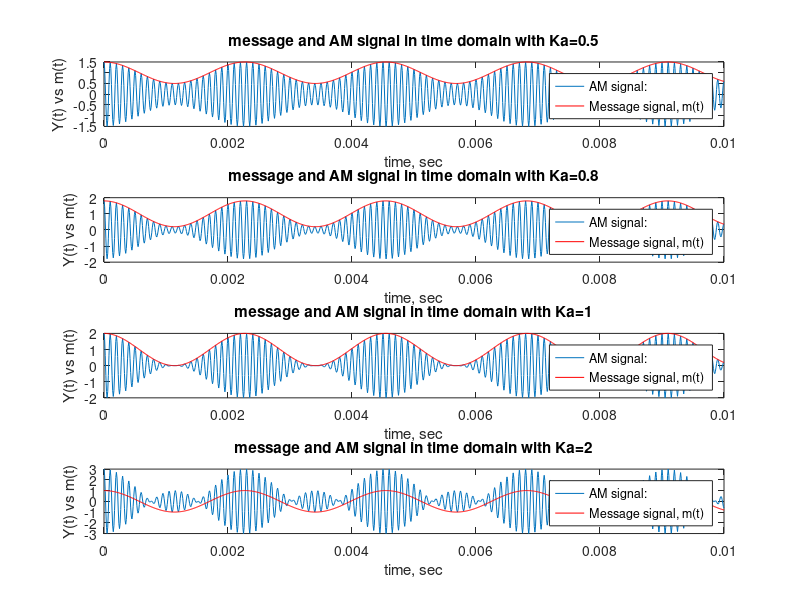
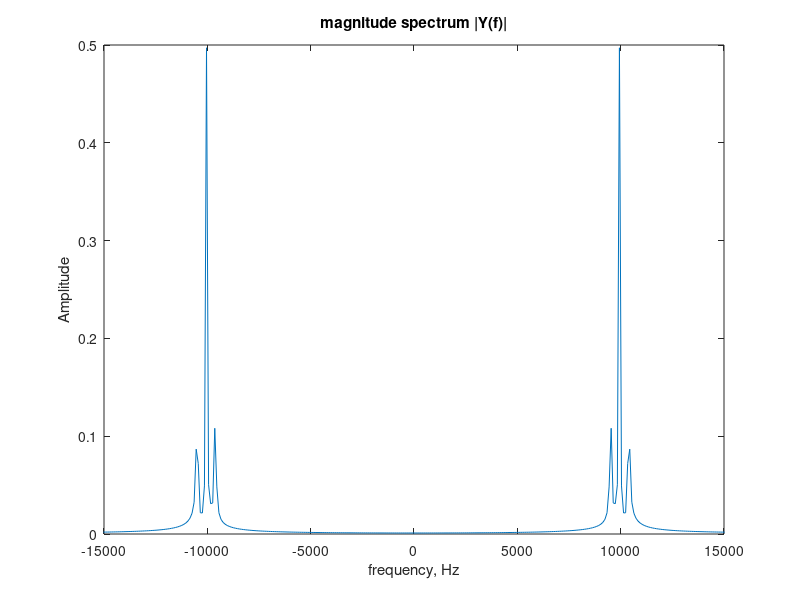
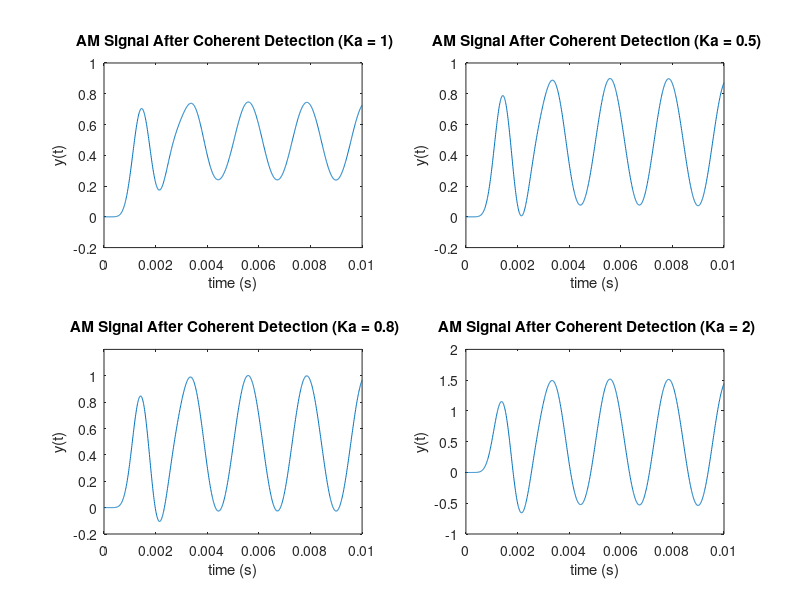
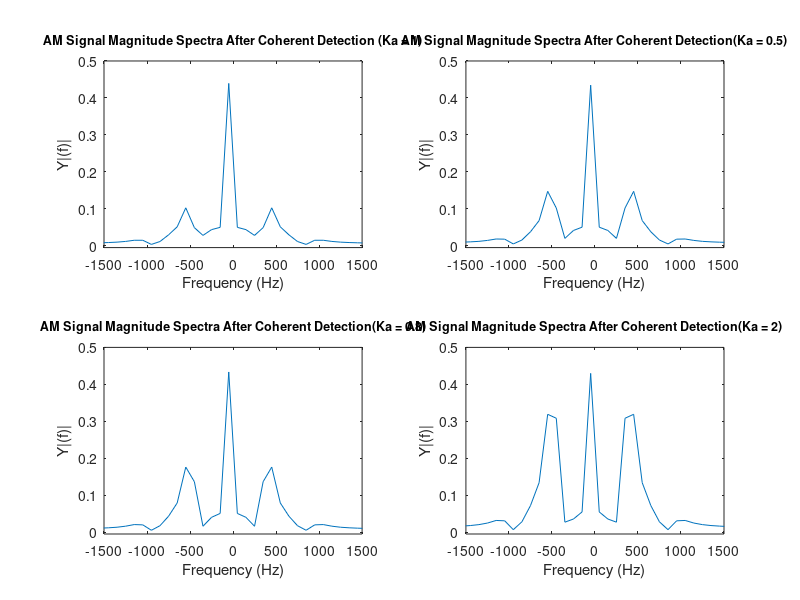

These figures' MATLAB source, in order:
%task3 and 4
clc
clear
Ts = 0.00001;
t = 0: Ts : 0.01;
m = cos(880*pi*t);
c = cos(20000*pi*t);

y =(1 + 0.5*m).*cos(20000*pi*t);
N=length(t);
fs=1/Ts; 
F=fs/N;
f=(-fs/2):F:(fs/2)-F;

figure (1) 
subplot(4,1,1)
mi=1+0.5*m;
plot(t, y, t, mi, 'r');
xlabel('time, sec')
ylabel('Y(t) vs m(t)')
title('message and AM signal in time domain with Ka=0.5')
legend('AM signal:', 'Message signal, m(t) ')


subplot(4,1,2)
mi=1+0.8*m;
y2 =(1 + 0.8*m).*cos(20000*pi*t);
plot(t, y2, t, mi, 'r');
xlabel('time, sec')
ylabel('Y(t) vs m(t)')
title('message and AM signal in time domain with Ka=0.8')
legend('AM signal:', 'Message signal, m(t) ')

subplot(4,1,3)
mi=1+1*m;
y3 =(1 + 1*m).*cos(20000*pi*t);
plot(t, y3, t, mi, 'r');
xlabel('time, sec')
ylabel('Y(t) vs m(t)')
title('message and AM signal in time domain with Ka=1')
legend('AM signal:', 'Message signal, m(t) ')

subplot(4,1,4)
mi=1+2*m;
y4 =(1 + 2*m).*cos(20000*pi*t);
plot(t, y4, t, m, 'r');
xlabel('time, sec')
ylabel('Y(t) vs m(t)')
title('message and AM signal in time domain with Ka=2')
legend('AM signal:', 'Message signal, m(t) ')

figure(2)
Y=fftshift(fft(y))/N;
plot(f,abs(Y))
axis([-1.5*10^4 1.5*10^4 0 0.5])
title('magnitude spectrum |Y(f)|')
ylabel('Amplitude')
xlabel('frequency, Hz')


% Task 5
n = 10; wn = 1000/(fs/2);
[num,den]=butter(n,wn);

%Synchronous Detector
g1 = y.*c;
g2 = y2.*c;
g3 = y3.*c;
g4 = y4.*c;

d1 = filter(num,den, g1);
d2 = filter(num,den, g2);
d3 = filter(num,den, g3);
d4 = filter(num,den, g4);

figure(3)
subplot(2,2,1), plot(t,d1)
title(' AM Signal After Coherent Detection (Ka = 1)'), axis ([0 0.01 -0.2 1])
xlabel('time (s)'), ylabel('y(t)')

subplot(2,2,2), plot(t,d2)
title(' AM Signal After Coherent Detection (Ka = 0.5)'), axis ([0 0.01 -0.2 1])
xlabel('time (s)'), ylabel('y(t)')

subplot(2,2,3), plot(t,d3)
title(' AM Signal After Coherent Detection (Ka = 0.8)'), axis ([0 0.01 -0.2 1.2])
xlabel('time (s)'), ylabel('y(t)')

subplot(2,2,4), plot(t,d4)
title(' AM Signal After Coherent Detection (Ka = 2)'), axis ([0 0.01 -1 2])
xlabel('time (s)'), ylabel('y(t)')

%Frequency domain
D1 = fftshift(fft(d1))/N;
D2 = fftshift(fft(d2))/N;
D3 = fftshift(fft(d3))/N;
D4 = fftshift(fft(d4))/N;

figure(4)
subplot(2,2,1), plot(f,abs(D1))
title('AM Signal Magnitude Spectra After Coherent Detection (Ka = 1)','Fontsize',9) 
axis([-1500 1500 -0.005 0.5]), 
xlabel('Frequency (Hz)'), ylabel('Y|(f)|')

subplot(2,2,2), plot(f,abs(D2))
title('AM Signal Magnitude Spectra After Coherent Detection(Ka = 0.5)','Fontsize',9) 
axis([-1500 1500 -0.005 0.5]), 
xlabel('Frequency (Hz)'), ylabel('Y|(f)|')

subplot(2,2,3), plot(f,abs(D3))
title('AM Signal Magnitude Spectra After Coherent Detection(Ka = 0.8)','Fontsize',9)
axis([-1500 1500 -0.005 0.5]), 
xlabel('Frequency (Hz)'), ylabel('Y|(f)|')

subplot(2,2,4), plot(f,abs(D4))
title('AM Signal Magnitude Spectra After Coherent Detection(Ka = 2)','Fontsize',9)
axis([-1500 1500 -0.005 0.5]), 
xlabel('Frequency (Hz)'), ylabel('Y|(f)|')

% Asynchronous

A1 = zeros(1,length(y));
A1(y > 0) = y (y > 0);

A2 = zeros(1,length(y2));
A2(y2 > 0) = y2 (y2 > 0);

A3 = zeros(1,length(y3));
A3(y3 > 0) = y3 (y3 > 0);

A4 = zeros(1,length(y4));
A4(y4 > 0) = y4 (y4 > 0);

z1 = filter(num,den,A1);
Z1 = fftshift(fft(z1))/N;

z2 = filter(num,den,A2);
Z2 = fftshift(fft(z2))/N;

z3 = filter(num,den,A3);
Z3 = fftshift(fft(z3))/N;

z4 = filter(num,den,A4);
Z4 = fftshift(fft(z4))/N;

figure(5)
subplot(2,2,1), plot(t,z1), axis([ 0 0.01 -0.05 0.7])
title(' AM Signal After Envelop Detection(Ka = 1)'), xlabel('time (s)'), ylabel('y(t)')
subplot(2,2,2), plot(t,z2), axis([ 0 0.01 -0.05 0.7])
title(' AM Signal After Envelop Detection(Ka = 0.5)'), xlabel('time (s)'), ylabel('y(t)')
subplot(2,2,3), plot(t,z3), axis([ 0 0.01 -0.2 1])
title(' AM Signal After Envelop Detection(Ka = 0.8)'), xlabel('time (s)'), ylabel('y(t)')
subplot(2,2,4), plot(t,z4), axis([ 0 0.01 -0.05 1.5])
title(' AM Signal After Envelop Detection(Ka = 2)'), xlabel('time (s)'), ylabel('y(t)')

figure(6)
subplot(2,2,1),plot(f,abs(Z1)), axis([ -2500 2500 -0.05 0.4]);
title('AM Signal Magnitude Spectra After Envelop Detection(Ka = 1)','Fontsize',9)
xlabel('Frequency (Hz)'), ylabel('Y|(f)|')
subplot(2,2,2),plot(f,abs(Z2)), axis([ -2500 2500 -0.05 0.35]);
title('AM Signal Magnitude Spectra After Envelop Detection(Ka = 0.5)','Fontsize',9)
xlabel('Frequency (Hz)'), ylabel('Y|(f)|')
subplot(2,2,3),plot(f,abs(Z3)), axis([ -2500 2500 -0.05 0.35]);
title('AM Signal Magnitude Spectra After Envelop Detection(Ka = 0.8)','Fontsize',9)
xlabel('Frequency (Hz)'), ylabel('Y|(f)|')
subplot(2,2,4),plot(f,abs(Z4)), axis([ -2500 2500 -0.05 0.5]);
title('AM Signal Magnitude Spectra After Envelop Detection(Ka = 2)','Fontsize',9)
xlabel('Frequency (Hz)'), ylabel('Y|(f)|')
